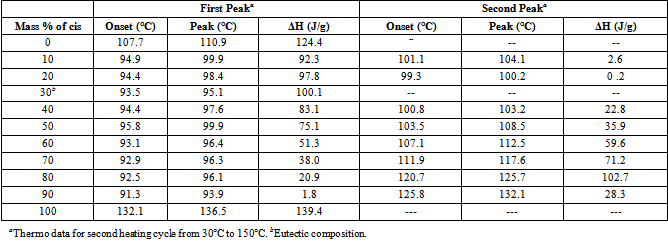
#> input picture OCR/resources/science_table.png, 668 x 241 px
$ python -i ocr_images.py   (imports and definitions only)
#> lines starting #> are read from the running program, lines starting #| are printed output that depends on the picture; after the words box and inside, x2 and y2 are one past the last pixel; in counts of white or black regions, pixels touching at a corner belong together
import math
import os
import sys

import cv2
import numpy as np
import pytesseract # type: ignore

def crop_to_text(image):
    MAX_COLOR_VAL = 255
    BLOCK_SIZE = 15
    SUBTRACT_FROM_MEAN = -2

    img_bin = cv2.adaptiveThreshold(
        ~image,
        MAX_COLOR_VAL,
        cv2.ADAPTIVE_THRESH_MEAN_C,
        cv2.THRESH_BINARY,
        BLOCK_SIZE,
        SUBTRACT_FROM_MEAN,
    )
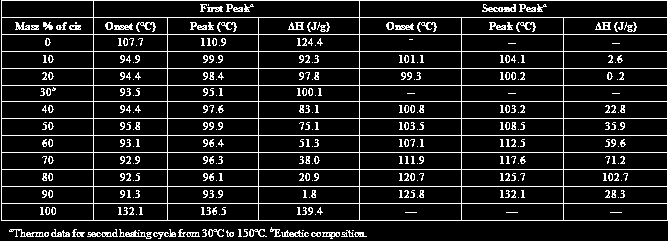
#> img_bin: shape (241, 668); 11.5% white in thin lines or dots

    img_h, img_w = image.shape
#> img_h = 241; img_w = 668
    horizontal_kernel = cv2.getStructuringElement(cv2.MORPH_RECT, (int(img_w * 0.5), 1))
    vertical_kernel = cv2.getStructuringElement(cv2.MORPH_RECT, (1, int(img_h * 0.7)))
#> vertical_kernel = 168 values from 1 to 1
    horizontal_lines = cv2.morphologyEx(img_bin, cv2.MORPH_OPEN, horizontal_kernel)
#> horizontal_lines: shape (241, 668); 5.8% white in thin lines or dots
    vertical_lines = cv2.morphologyEx(img_bin, cv2.MORPH_OPEN, vertical_kernel)
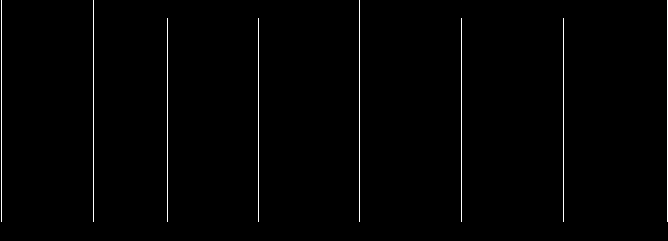
#> vertical_lines: shape (241, 668); 1.1% white in thin lines or dots
    both = horizontal_lines + vertical_lines
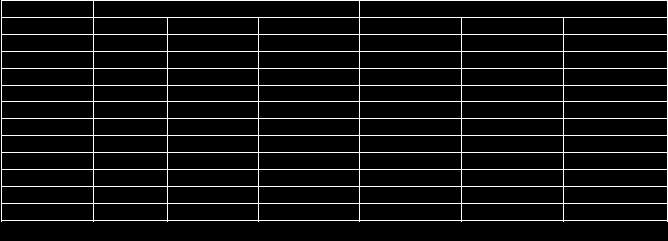
#> both: shape (241, 668); min 0, max 255, mean 17.3
    cleaned = img_bin - both
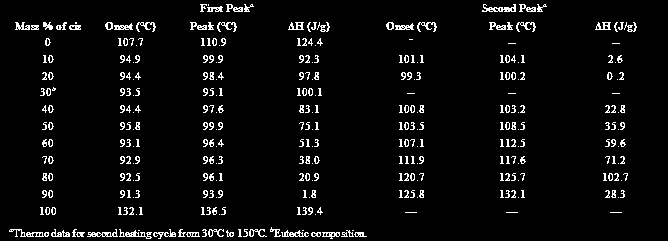
#> cleaned: shape (241, 668); min 0, max 255, mean 12.1

    # Get rid of little noise.
    kernel = cv2.getStructuringElement(cv2.MORPH_ELLIPSE, (3, 3))
    opened = cv2.morphologyEx(cleaned, cv2.MORPH_OPEN, kernel)
#> opened: shape (241, 668); 0.62% white in thin lines or dots, all inside (x1, y1, x2, y2) = (16, 6, 625, 238)
    opened = cv2.dilate(opened, kernel)
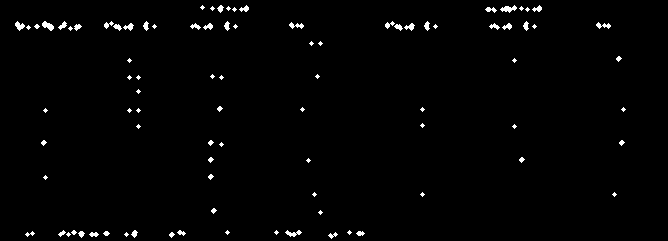
#> opened: shape (241, 668); 1.4% white; 90 white regions (45 under 20 px)

    contours, hierarchy = cv2.findContours(opened, cv2.RETR_LIST, cv2.CHAIN_APPROX_SIMPLE)
#> contours = 92 contours, 60 with area under 20; largest, box (x1, y1, x2, y2) and area: (500, 5, 517, 13) 54, (42, 21, 54, 31) 53, (285, 230, 302, 237) 44, (15, 21, 25, 31) 42, (596, 22, 611, 29) 36
    bounding_rects = [cv2.boundingRect(c) for c in contours]
#> bounding_rects = 92 items, first 6: (332, 234, 3, 3), (295, 232, 3, 3), (328, 232, 10, 7), (169, 232, 6, 6), (124, 232, 5, 5), (89, 232, 10, 5)
    NUM_PX_COMMA = 6
    MIN_CHAR_AREA = 5 * 9
    char_sized_bounding_rects = [(x, y, w, h) for x, y, w, h in bounding_rects if w * h > MIN_CHAR_AREA]
#> char_sized_bounding_rects = 33 items, first 6: (328, 232, 10, 7), (89, 232, 10, 5), (78, 231, 7, 7), (25, 231, 10, 6), (285, 230, 17, 7), (177, 230, 9, 6)
    if char_sized_bounding_rects:
        minx, miny, maxx, maxy = math.inf, math.inf, 0, 0
        for x, y, w, h in char_sized_bounding_rects:
            minx = min(minx, x)
            miny = min(miny, y)
            maxx = max(maxx, x + w)
            maxy = max(maxy, y + h)
#> this loop made 33 passes
#> (x, y, w, h, minx, miny, maxx) on passes 1 to 12: (328, 232, 10, 7, 328, 232, 338), (89, 232, 10, 5, 89, 232, 338), (78, 231, 7, 7, 78, 231, 338), (25, 231, 10, 6, 25, 231, 338), (285, 230, 17, 7, 25, 230, 338), (177, 230, 9, 6, 25, 230, 338), (131, 230, 7, 8, 25, 230, 338), (58, 230, 8, 7, 25, 230, 338), (394, 24, 9, 7, 25, 24, 403), (113, 24, 9, 7, 25, 24, 403), (74, 24, 8, 7, 25, 24, 403), (502, 23, 10, 7, 25, 23, 512)
        x, y, w, h = minx, miny, maxx - minx, maxy - miny
#> x = 15; y = 5; w = 596; h = 234
        cropped = image[y:min(img_h, y+h+NUM_PX_COMMA), x:min(img_w, x+w)]
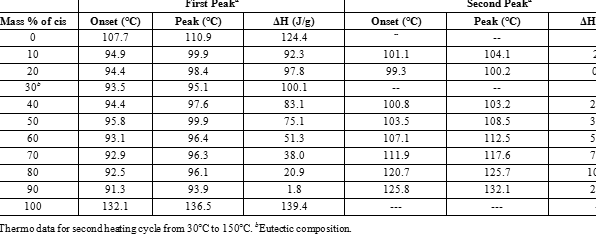
#> cropped: shape (236, 596); min 0, max 255, mean 230.5
    else:
        # If we morphed out all of the text, assume an empty image.
        cropped = MAX_COLOR_VAL * np.ones(shape=(20, 100), dtype=np.uint8)
    bordered = cv2.copyMakeBorder(cropped, 5, 5, 5, 5, cv2.BORDER_CONSTANT, None, 255)
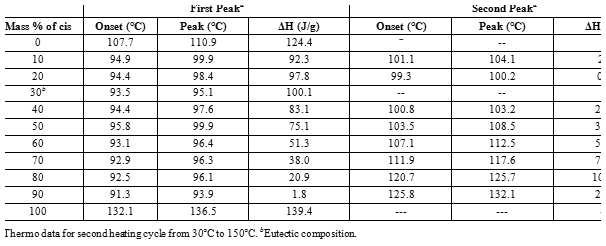
#> bordered: shape (246, 606); min 0, max 255, mean 231.9
    return bordered

def ocr_image(image, config):
    return pytesseract.image_to_string(
        image,
        config=config
    )

def main(image_file, tess_args):
    pytesseract.pytesseract.tesseract_cmd = r'C:\Program Files\Tesseract-OCR\tesseract.exe'
    """
    OCR the image and output the text to a file with an extension that is ready
    to be used in Tesseract training (.gt.txt).

    Tries to crop the image so that only the relevant text gets passed to Tesseract.

    Returns the name of the text file that contains the text.
    """
    directory, filename = os.path.split(image_file)
    filename_sans_ext, ext = os.path.splitext(filename)
    image = cv2.imread(image_file, cv2.IMREAD_GRAYSCALE)
    cropped = crop_to_text(image)
    ocr_data_dir = os.path.join(directory, "ocr_data")
    os.makedirs(ocr_data_dir, exist_ok=True)
    out_imagepath = os.path.join(ocr_data_dir, filename)
    out_txtpath = os.path.join(ocr_data_dir, "{}.gt.txt".format(filename_sans_ext))
    cv2.imwrite(out_imagepath, cropped)
    if not tess_args:
        #d = os.path.dirname(sys.modules["UrOCR"].__file__)
        #tessdata_dir = os.path.join("UrOCR" ,"OCR", "tessdata")
        tessdata_dir = r'C:/Users/AndrZ/Desktop/Comp.SienceProject/UrOCR/OCR/tessdata'
        tess_args = ["--psm", "7", "-l", "table-ocr", "--tessdata-dir", tessdata_dir]

    txt = ocr_image(cropped, " ".join(tess_args))
    with open(out_txtpath, "w") as txt_file:
        txt_file.write(txt)
    return out_txtpath

>>> import cv2
>>> picture = cv2.imread('../resources/science_table.png', cv2.IMREAD_GRAYSCALE)
>>> result = crop_to_text(picture)

$ run again, on OCR/resources/simple.png
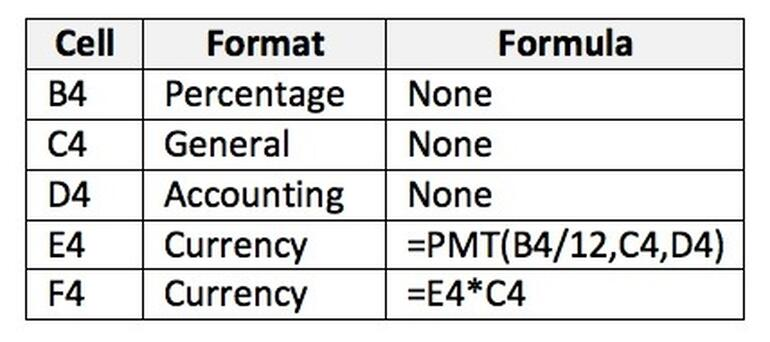
#> input picture OCR/resources/simple.png, 770 x 342 px
#> in crop_to_text, `img_bin = cv2.adaptiveThreshold( ~image, MAX_COLOR_VAL, cv2.ADAPTIVE_T..`:
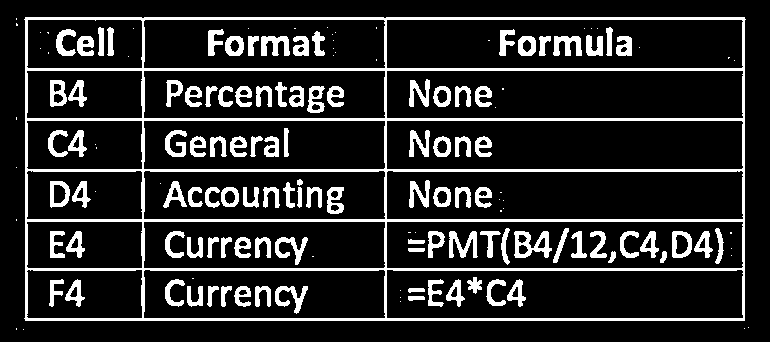
#> img_bin: shape (342, 770); 15.5% white; 160 white regions (54 under 20 px), largest, box (x1, y1, x2, y2) and area: (24, 17, 746, 321) 18394, (514, 231, 552, 258) 538, (449, 231, 478, 258) 415
#> horizontal_lines: shape (342, 770); 4.9% white; 7 white regions, largest, box (x1, y1, x2, y2) and area: (24, 318, 745, 321) 2161, (25, 68, 745, 71) 2160, (25, 118, 745, 121) 2160
#> vertical_lines: shape (342, 770); 0.92% white in thin lines or dots, all inside (x1, y1, x2, y2) = (25, 17, 745, 321)
#> contours = 136 contours, 12 with area under 20; largest, box (x1, y1, x2, y2) and area: (162, 180, 240, 209) 1182, (671, 230, 714, 259) 832, (49, 180, 92, 209) 811, (513, 230, 553, 259) 768, (49, 79, 88, 108) 741
#> bounding_rects = 136 items, first 6: (505, 299, 3, 3), (407, 295, 19, 7), (239, 290, 8, 6), (512, 288, 6, 9), (451, 288, 6, 9), (70, 287, 7, 10)
#> char_sized_bounding_rects = 115 items, first 6: (407, 295, 19, 7), (239, 290, 8, 6), (512, 288, 6, 9), (451, 288, 6, 9), (70, 287, 7, 10), (407, 287, 19, 7)
#> the loop in crop_to_text, `for x, y, w, h in char_sized_bounding_rects:` made 115 passes
#> (x, y, w, h, minx, miny, maxx, maxy) on passes 1 to 8: (407, 295, 19, 7, 407, 295, 426, 302), (239, 290, 8, 6, 239, 290, 426, 302), (512, 288, 6, 9, 239, 288, 518, 302), (451, 288, 6, 9, 239, 288, 518, 302), (70, 287, 7, 10, 70, 287, 518, 302), (407, 287, 19, 7, 70, 287, 518, 302), (274, 285, 35, 30, 70, 285, 518, 315), (254, 285, 18, 23, 70, 285, 518, 315)
#> in crop_to_text, `x, y, w, h = minx, miny, maxx - minx, maxy - miny`: x = 47; y = 26; w = 678; h = 289
#> in crop_to_text, `bordered = cv2.copyMakeBorder(cropped, 5, 5, 5, 5, cv2.BORDER_CONSTANT..`:
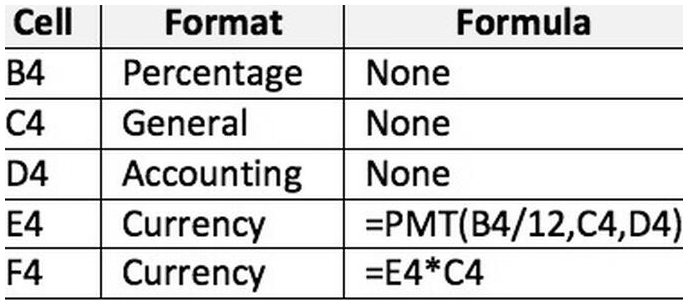
#> bordered: shape (305, 688); min 0, max 255, mean 217.8
